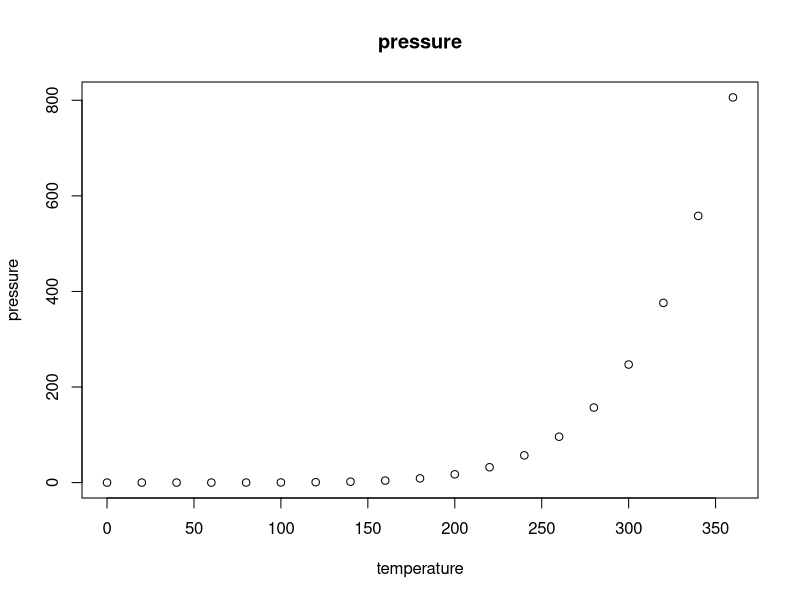

Here is the R script that generated this plot:
## ---- chunk 1
knitr::opts_chunk$set(echo = TRUE)

getwd()
# [1] "C:/Users/ykanee200/2019-05-09-rstatnyc_git"


## ---- chunk 2
summary(cars)
## ---- chunk 3
plot(pressure, main="pressure")
